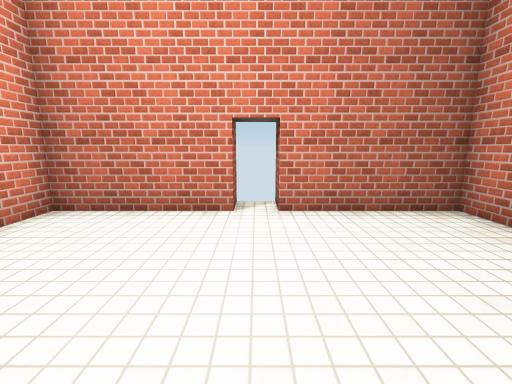
view 1 (above)

15 first-person views from a walk through a 3-D level made in the Unity game engine. The camera is 1.4 m above the floor, tilts 10° down and sees 90° across. Doors are open. The floor is counted in squares, 1 m on a side. Each view is taken from the middle of a square. On the plan, view 1 faces up. The plan holds only what a view shows up to about 13 squares ahead; the rest is blank. The place goes on beyond the plan. The player is left out. Some animated figures are left out. Surface patterns are stand-ins for the level's own textures.

view 2
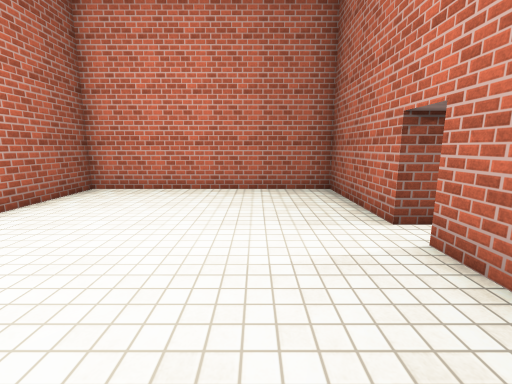

view 3
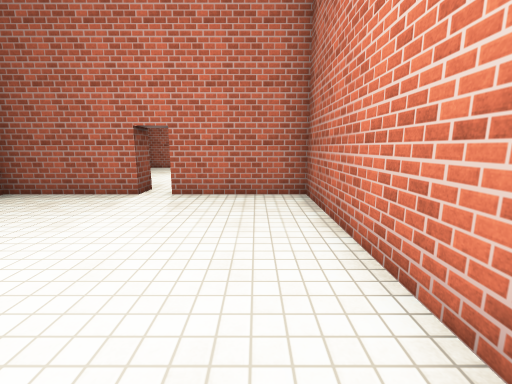

view 4
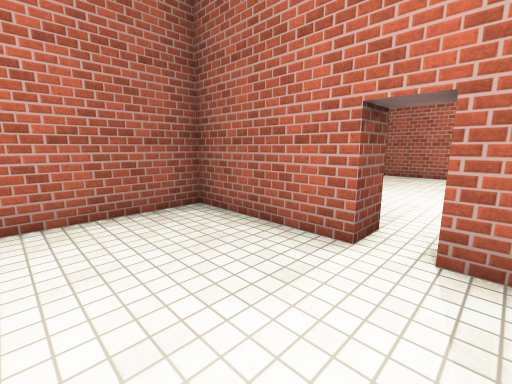

view 5
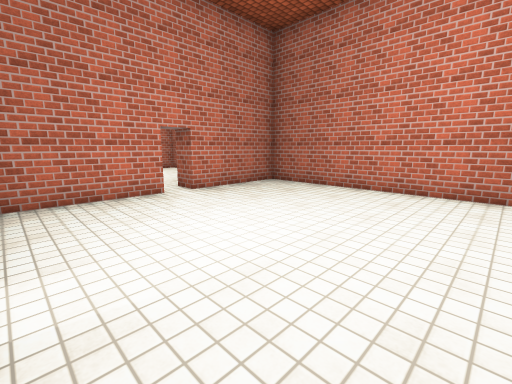

view 6
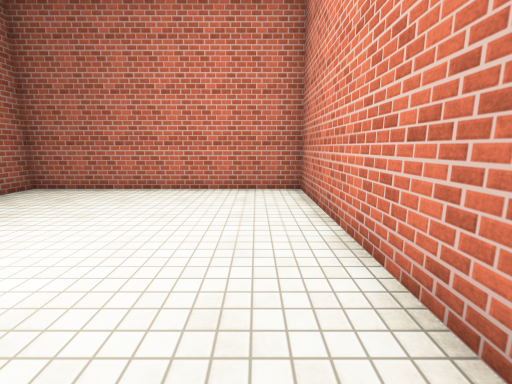

view 7
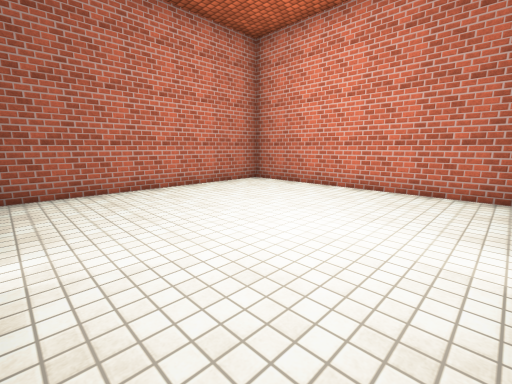

view 8
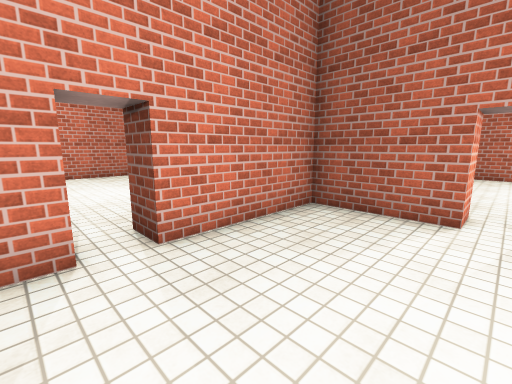

view 9
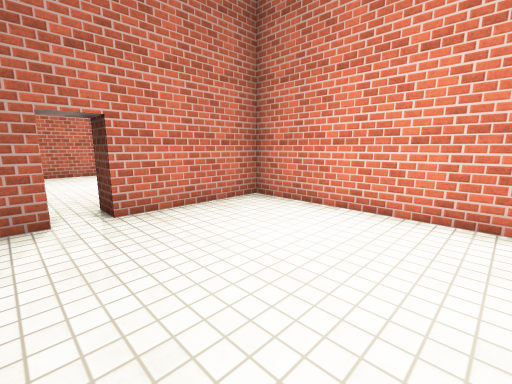

view 10
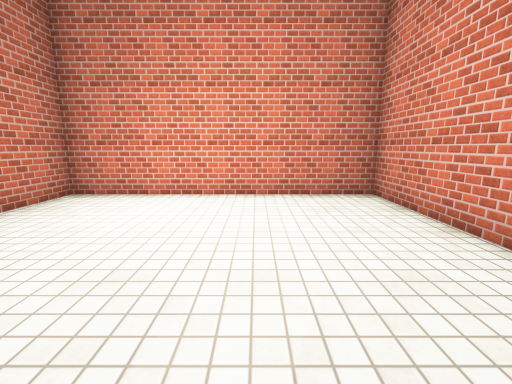

view 11
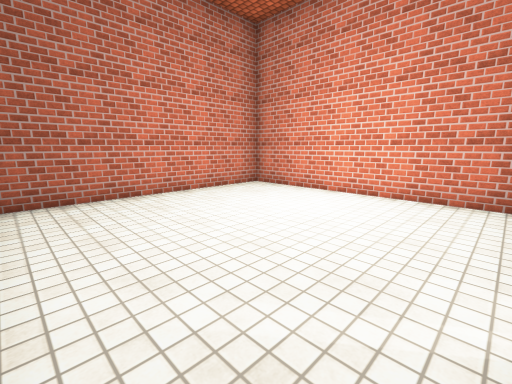

view 12
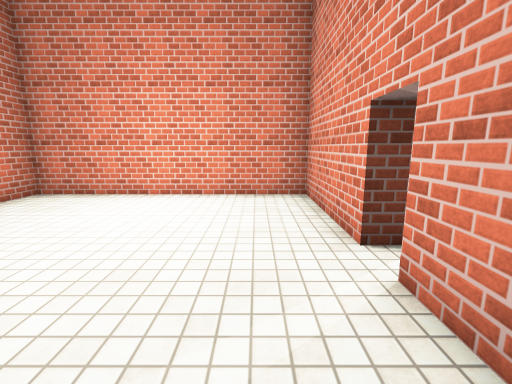

view 13
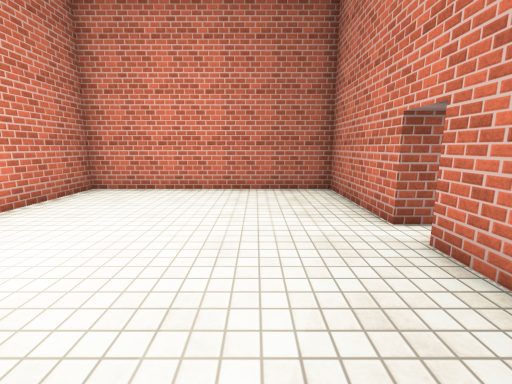

view 14
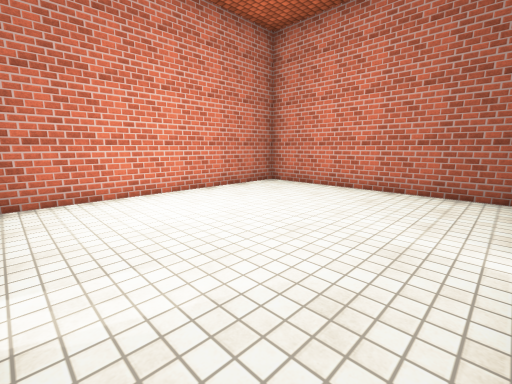

view 15
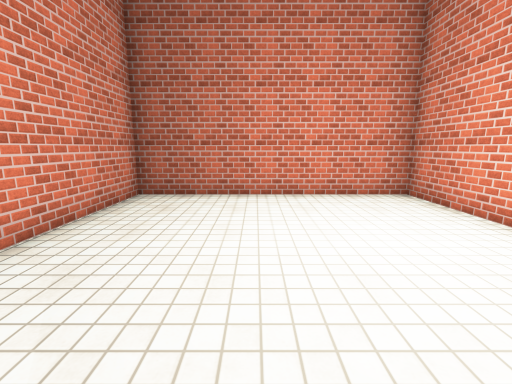

### Floor plan
Ten units are one square. View 1 is at (0, 0); x grows to the right and y downward. Boxes are objects, and circles mark ways between rooms. Rooms are numbered by the first view taken in them; rooms with no view inside come last. Other rooms are left out.
<svg viewBox="-50 -70 190 200">
<path fill="none" stroke="#000" d="M-5 -55 -45 -55 -45 25 -5 25M5 25 45 25 45 -55 5 -55M45 75 45 39M-45 39 -45 125 45 125 45 85M55 85 55 125 135 125 135 35 95 35M85 35 55 35 55 75M95 25 135 25 135 -55 55 -55 55 -14M72 25 85 25"/>
<circle cx="0" cy="35" r="3" fill="#2a7"/>
<circle cx="45" cy="80" r="3" fill="#2a7"/>
<circle cx="90" cy="35" r="3" fill="#2a7"/>
<text x="0" y="-20">1</text>
<text x="0" y="80">2</text>
<text x="100" y="80">3</text>
<text x="90" y="-20">4</text>
</svg>
Room 1 opens to room 2. Room 2 opens to room 3. Room 3 opens to room 4.

Where each view was taken, in squares from view 1:
view 1: 0 up, 0 right, facing up
view 2: 0 up, 4 left, facing right
view 3: 5 up, 3 left, facing down
view 4: 1 up, 1 left, facing down-right
view 5: 4 down, 3 left, facing down-right
view 6: 4 down, 3 left, facing down
view 7: 4 down, 4 right, facing down-left
view 8: 9 down, 9 right, facing up-left
view 9: 9 down, 8 right, facing up-right
view 10: 9 down, 6 right, facing right
view 11: 2 down, 6 right, facing up-right
view 12: 1 down, 6 right, facing right
view 13: 4 down, 8 right, facing down
view 14: 4 down, 6 right, facing down-right
view 15: 2 down, 9 right, facing up
